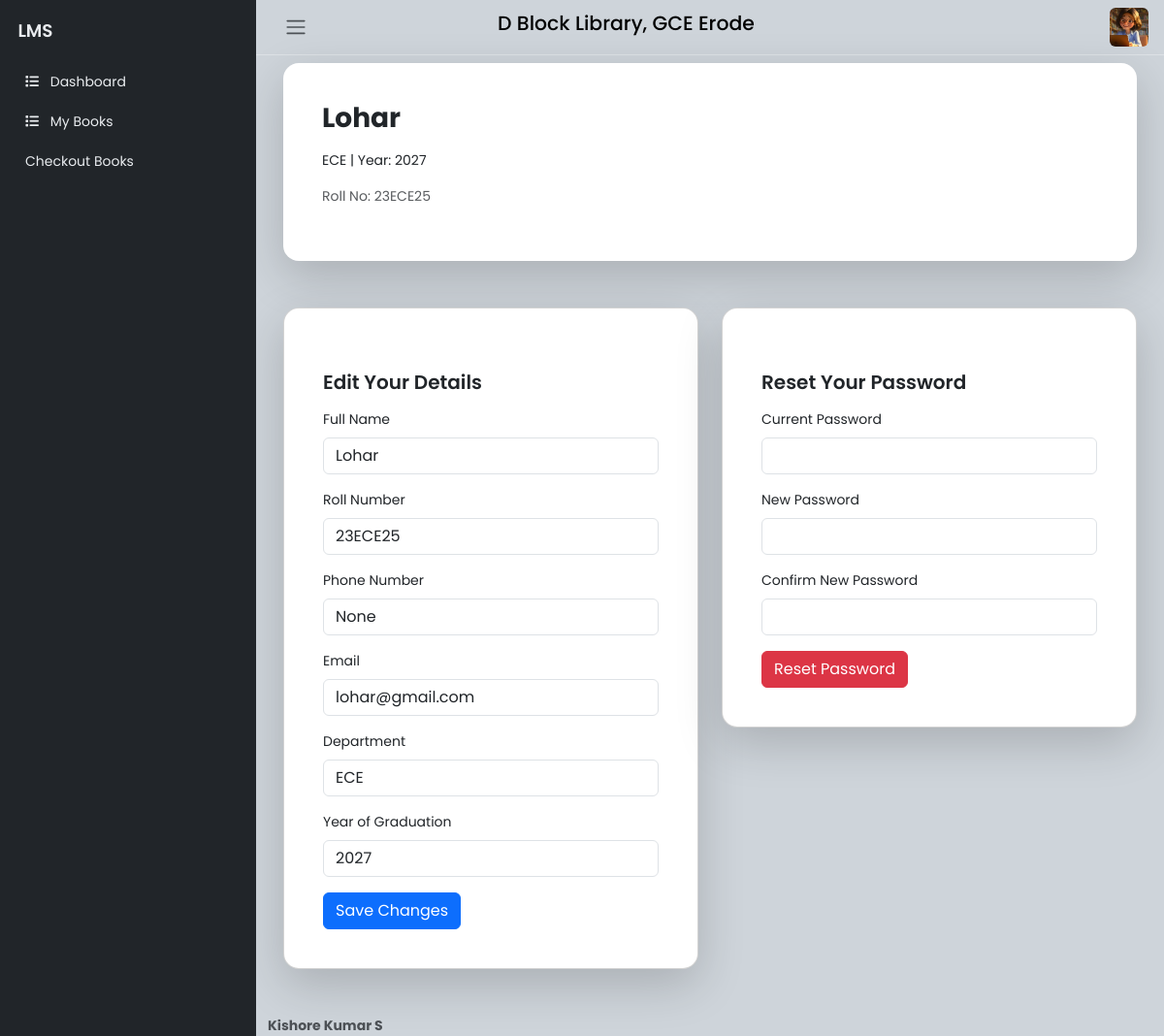
The page /stu/profile (signed in) on the database its author committed.
### website/models.py (models this page shows, shortened)
class User(db.Model, UserMixin):
    __tablename__ = 'user'
    id = Column(Integer, primary_key=True)
    email = Column(String(150), unique=True, nullable=False)
    role = Column(String(50), nullable=False)
    password = Column(String(150), nullable=False)
    name = Column(String(150), nullable=False)
    roll_number = Column(Integer, unique=True, nullable=True)
    phone_number = Column(String(20), nullable=True)
    department = Column(String(150), nullable=True)
    year_of_graduation = Column(Integer, nullable=True)
    is_verified = Column(Boolean, default=False)
    created_at = Column(DateTime, default=lambda: datetime.now(timezone.utc), nullable=True)
    verified_at = Column(DateTime, nullable=True)
    rejected_at = Column(DateTime, nullable=True)
    deleted = Column(Boolean, default=False)
    profile_picture_url = Column(String(255), nullable=True)
    books = relationship('Book', back_populates='student')
    borrowed_books = relationship('BorrowedBook', back_populates='student')

### website/stu.py (the view, shortened to what this page needs)
@stu.route('/profile', methods=['GET', 'POST'])
@login_required
def profile():
    user = User.query.get(current_user.id)
    if not user:
        flash("User not found. Please login again.", "danger")
        return redirect(url_for('auth.logout'))
    return render_template("Profile.html", user=user)

### website/templates/Profile.html (shortened to what this page needs)
{% if current_user.role == 'Student' %}
    {% extends "StudentHome.html" %}
{% else %}
    {% extends "LibrarianHome.html" %}
{% endif %}
{% block Main %}
<main class="content px-3 py-2" id="profilecontent">
    <div class="container-fluid">
        <div class="row mb-4">
            <div class="col-12">
                <div class="card bg-gradient shadow-lg border-0 rounded-4 p-4">
                    <div class="card-body d-flex flex-column flex-md-row align-items-center gap-4">
                        <div class="text-center text-md-start">
                            <h3 class="fw-bold mb-3 text-theme">{{ user.name }}</h3>
                            <p class="text-theme">{{ user.department }} | Year: {{ user.year_of_graduation }}</p>
                            <p class="text-muted">Roll No: {{ user.roll_number }}</p>
                        </div>
                    </div>
                </div>
            </div>
        </div>
        <div class="row gy-4">
            <div class="col-12 col-md-6">
                <div class="card glass-card p-4 shadow-lg rounded-4">
                    <div class="card-body">
                        <h5 class="fw-semibold text-theme mt-4 mb-3">Edit Your Details</h5>
                        <form method="POST" enctype="multipart/form-data">
                            <div class="mb-3">
                                <label for="name" class="form-label">Full Name</label>
                                <input type="text" class="form-control glass-input" id="name" name="name" value="{{ user.name }}" required>
                            </div>
                            <div class="mb-3">
                                <label for="name" class="form-label">Roll Number</label>
                                <input type="text" class="form-control glass-input" id="roll_number" name="roll_number" value="{{ user.roll_number }}" required>
                            </div>
                            <div class="mb-3">
                                <label for="phone_number" class="form-label">Phone Number</label>
                                <input type="text" class="form-control glass-input" id="phone_number" name="phone" value="{{ user.phone_number }}">
                            </div>
                            <div class="mb-3">
                                <label for="email" class="form-label">Email</label>
                                <input type="text" class="form-control glass-input" id="email" name="email" value="{{ user.email}}">
                            </div>
                            <div class="mb-3">
                                <label for="department" class="form-label">Department</label>
                                <input type="text" class="form-control glass-input" id="department" name="department" value="{{ user.department }}">
                            </div>
                            <div class="mb-3">
                                <label for="year_of_graduation" class="form-label">Year of Graduation</label>
                                <input type="number" class="form-control glass-input" id="year_of_graduation" name="year_of_graduation" value="{{ user.year_of_graduation }}">
                            </div>
                            <button type="submit" name="update_details" class="btn btn-primary glass-btn">Save Changes</button>
                        </form>
                    </div>
                </div>
            </div>
            <div class="col-12 col-md-6">
                <div class="card glass-card p-4 shadow-lg rounded-4">
                    <div class="card-body">
                        <h5 class="fw-semibold text-theme mt-4 mb-3">Reset Your Password</h5>
                        <form method="POST">
                            <div class="mb-3">
                                <label for="current_password" class="form-label">Current Password</label>
                                <input type="password" class="form-control glass-input" id="current_password" name="current_password" required>
                            </div>
                            <div class="mb-3">
                                <label for="new_password" class="form-label">New Password</label>
                                <input type="password" class="form-control glass-input" id="new_password" name="new_password" required>
                            </div>
                            <div class="mb-3">
                                <label for="confirm_password" class="form-label">Confirm New Password</label>
                                <input type="password" class="form-control glass-input" id="confirm_password" name="confirm_password" required>
                            </div>
                            <button type="submit" name="reset_password" class="btn btn-danger glass-btn">Reset Password</button>
                        </form>
                    </div>
                </div>
            </div>
        </div>
    </div>
</main>
{% endblock %}

### website/static/css/BaseFormat.css (style rules this page uses)
body { font-family: 'Poppins', sans-serif; font-size: 0.875rem; opacity: 1; overflow-y: scroll; margin: 0; }
.content { flex: 1; max-width: 100vw; width: 100vw; }
@media (min-width:768px) { .content { max-width: auto; width: auto; } }
.card { box-shadow: 0 0 .875rem 0 rgba(34, 46, 60, .05); margin-bottom: 24px; }

### website/templates/Profile.html (style rules this page uses)
.text-theme { color: #212529; }

### rows shown on the page
User: name "Lohar", department "ECE", year_of_graduation "2027", roll_number "23ECE25", phone "None", email "lohar@gmail.com"
